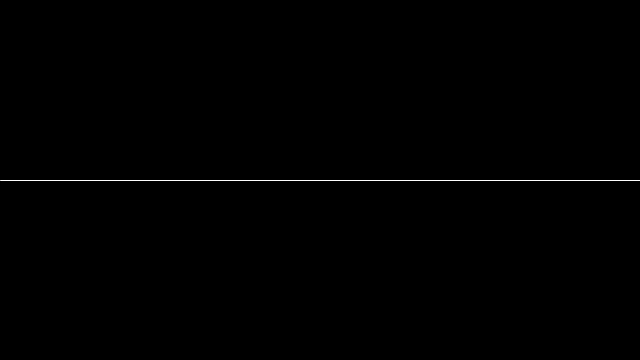
Frame 1 (no input)
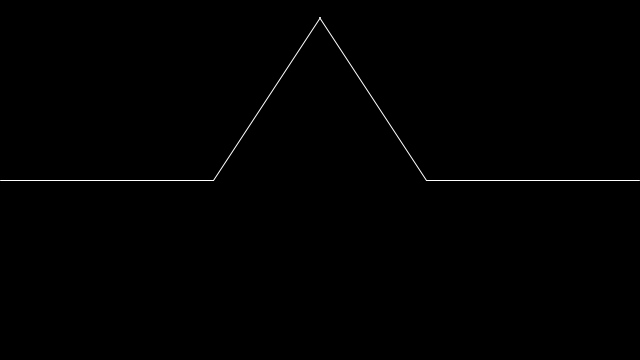
Frame 60 (the mouse pressed at the canvas centre just before this capture)
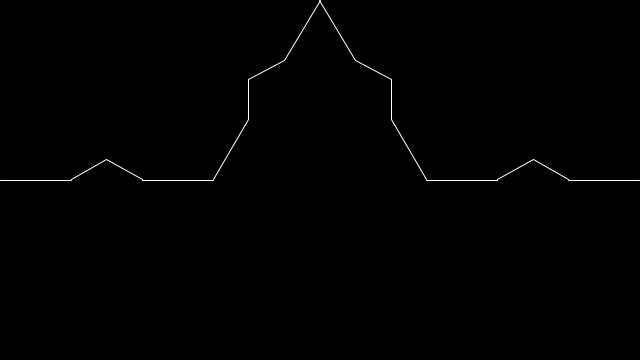
Frame 120 (the mouse held since frame 60 and released just before this capture)

The Processing sketch that drew these frames (run headless with seeded random() and noise(); from frame 60 on, the mouse is pressed at the canvas centre):

// Processing sketch: KochCurve
// ── KochCurve.pde
float levels;

void setup() {
  size(640, 360);
}

void draw() {
  background(0);
  stroke(255);

  translate(width/2, height/2);

  koch(width, height/2, levels);

  levels = lerp(levels, round(sin(frameCount/300.0)*4), 0.1);
  if (abs(levels%1) > 0.99 || abs(levels%1) < 0.01)
    levels = round(levels);
}

void koch(float w, float h, float level) {
  if (level != 0) {
    int levelPolarity = int(level/abs(level));
    float newLevel = abs(level) <= 1 ? 0 : level-levelPolarity;

    h*= constrain(abs(level), 0, 1)*levelPolarity;

    pushMatrix();
    translate(-w*2/6.0, 0);

    koch(w/3.0, h/3.0, newLevel);
    popMatrix();

    pushMatrix();
    translate(-w/12.0, -h/2.0);
    rotate(atan2(-h, w/6.0));

    koch(dist(-w/6.0, 0, 0, -h), h/3.0, newLevel);
    popMatrix();

    pushMatrix();
    translate(w/12.0, -h/2.0);
    rotate(atan2(h, w/6.0));

    koch(dist(w/6.0, 0, 0, -h), h/3.0, newLevel);
    popMatrix();

    pushMatrix();
    translate(w*2/6.0, 0);

    koch(w/3.0, h/3.0, newLevel);
    popMatrix();
  } else
    line(-w/2.0, 0, w/2.0, 0);
}
